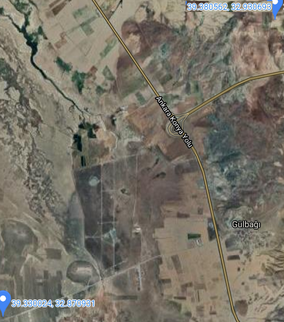
#> input picture golbek_satellite.png, 284 x 322 px, shrunk from 546 x 619 before the run
$ python gui9_real_time.py
#> lines starting #> are read from the running program, lines starting #| are printed output that depends on the picture
import numpy as np
import matplotlib.pyplot as plt
import os
import math

# import data
# data = np.loadtxt(open("radar_fused.csv", "rb"), delimiter=";", skiprows=1, dtype=np.float64)

# resets the csv file including the first row
open('data/radar_fused.csv', 'w').close()

REMOVE_OLD_TRACKS_TIME_CONSTANT = 10 * 1000  # x seconds * 1000 miliseconds

CONTROL_POLYGON = [[39.34, 32.885], [39.36, 32.885], [39.37, 32.89], [39.35, 32.9075], [39.34, 32.905]]

# SAVE_PLOT = True
SAVE_PLOT = False
if SAVE_PLOT:
    if not os.path.exists('tracks'):
        os.makedirs('tracks')

SHOW_PLOT = True
# SHOW_PLOT = False
N_SECONDS_SLEEP = 0.1
# N_SECONDS_SLEEP = 0.1
# N_SECONDS_SLEEP = 0.005

# DISPLAY_IDS = True
DISPLAY_IDS = True

ONLY_CONTROLLED_DATA = True
# ONLY_CONTROLLED_DATA = False

# DISPLAY_OLD_FUSED_TRACKS_AS_POINTS = True
DISPLAY_OLD_FUSED_TRACKS_AS_POINTS = False

INDEX_ID = 0
INDEX_STATUS = 6
INDEX_LAT = 9
INDEX_LON = 10
INDEX_UPDATE_TIME = 12
INDEX_RADAR_ID = 13
MY_COUNT_ID = 21
MY_UNIQUE_ID = 22

MY_INDEX_ID = 0
MY_INDEX_LAT = 1
MY_INDEX_LON = 2
MY_INDEX_UPDATE_TIME = 3
MY_INDEX_RADAR_ID = 4
MY_INDEX_UNIQUE_ID = 5
MY_INDEX_COUNT_ID = 6

OLD_FUSED_TRACKS = np.array([[0, 0, 0, 0, 12]])


# [15 lines left out: function process_data, not called in this run]


# data = process_data(data)


# set limits of the plot
min_x = 32.86942067
max_x = 32.93237458
min_y = 39.32927875
max_y = 39.38356196


# [22 lines left out: function pointInPolygonTest, not called in this run]


def remove_old_tracks(DATA, simulated_current_time):
    global REMOVE_OLD_TRACKS_TIME_CONSTANT
    return DATA[(simulated_current_time - DATA[:, MY_INDEX_UPDATE_TIME]) <= REMOVE_OLD_TRACKS_TIME_CONSTANT]


# [31 lines left out: function update_data, not called in this run]


data_next_index = 0

# data_max_index = data.shape[0]


# initialize main array
# DATA = np.array([[data[0, INDEX_ID], data[0, INDEX_LAT], data[0, INDEX_LON], data[0, INDEX_UPDATE_TIME], data[0, INDEX_RADAR_ID]]])
DATA = np.array([[0, 0, 0, 0, 0, 0, 0]])
data_next_index = 1

# set plot size
plt.rcParams["figure.figsize"] = (9, 9)
# plt.rcParams["figure.figsize"] = (25,25)
satellite_img = plt.imread("golbek_satellite.png")
#> satellite_img is the input picture: shape (322, 284, 4) float32; mean R, G, B, A 0.467, 0.449, 0.404, 1
satellite_img /= 1.5
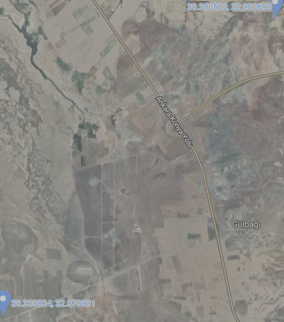
#> satellite_img: shape (322, 284, 4) float32; mean R, G, B, A 0.311, 0.299, 0.269, 0.667; transparent parts drawn white
satellite_img_ext = [32.86935, 32.932, 39.329, 39.383]

angle_counter = 0

new_data_row_counter = 1

min_time = None

# [6 lines of commented-out code are left out]

while (1):

    while (1):
        try:
#> (the run stopped early here; a loop or call above may not have finished)
